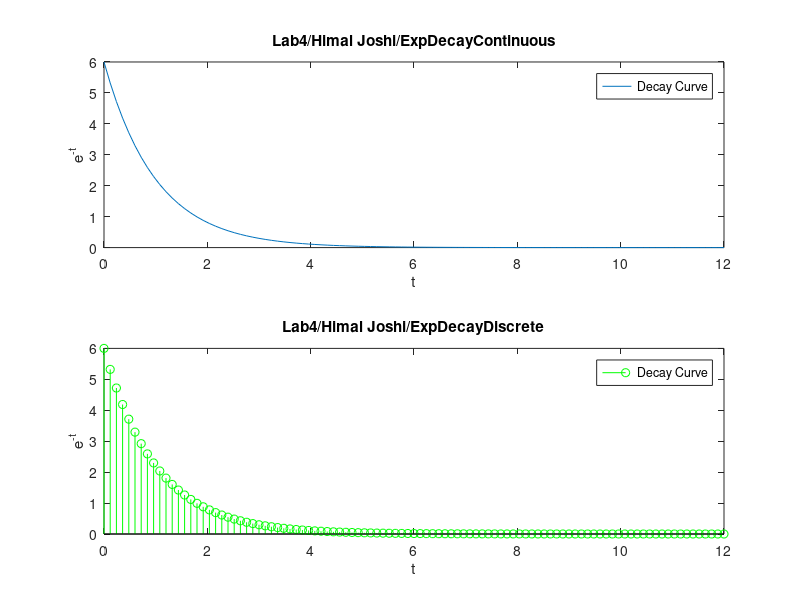

Reproduce this figure in MATLAB.
t = 0:0.12:12;  

exp_decay = 6 * exp(-t);  

subplot(2,1,1)
plot(t, exp_decay)
legend("Decay Curve")
title('Lab4/Himal Joshi/ExpDecayContinuous')
xlabel('t')
ylabel('e^{-t}')

subplot(2,1,2)
stem(t, exp_decay, 'g') 
legend("Decay Curve")
title('Lab4/Himal Joshi/ExpDecayDiscrete')
xlabel('t')
ylabel('e^{-t}')